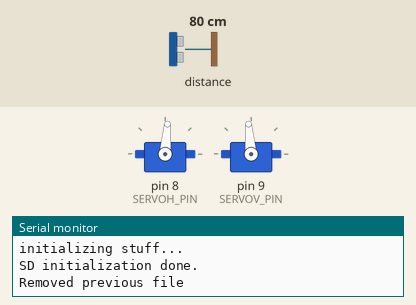
Simulated run of this sketch. Board: Arduino Uno, built with avr-gcc and run on an emulated ATmega328P. On the bench: 2 × servo, the last lines printed to the serial monitor. Inputs (shaded band) come from the test bench; at power-on: distance to the obstacle 80 cm. Storage starts empty.

Above: at 1.22 s.
At 35.4 s:
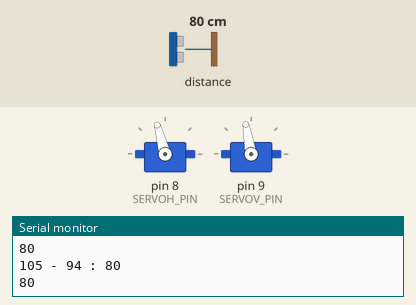
Timing chart, 0 to 40.0 s (numbered marks = the images above):
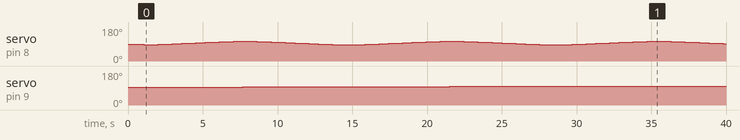

The sketch:

LIDAR_polygons_old.ino
```cpp
//Arduino LIDAR sensor to VRML
//Created by Fabien SANTOS-CESSAC

#include <Wire.h>
#include <LIDARLite.h>

#include <SD.h>
#include <Ethernet.h>
#include <SPI.h>
#include <math.h>

#include <Servo.h>

#define SERVOH_PIN 8  //Horizontal servo's pin
#define SERVOV_PIN 9  //Vertical servo's pin
#define SCAN_SPEED 15 //1 = fast, 10 = slow
#define SERVOH_MID 90
#define SERVOV_MID 95

/************ ETHERNET STUFF ************/
byte mac[] = { 0x90, 0xA2, 0xDA, 0x0E, 0xD1, 0x87 };
byte ip[] = { 169,254,28,77 };
EthernetServer server(80);


LIDARLite myLidarLite;
File myFile;
Servo servoH; //Horizontal servo  --min-mid-max: 0 -90-180  right - left
Servo servoV; //Vertical servo    --min-mid-max: 85-95-180  down  - up

float x = 0, y = 0, z = 0;
char vpoints = 0, hpoints = 0;


char vlow = 95, vhigh = 105, hright = 85, hleft = 105; //scan area
boolean crs = 0; //comma removal system =D
int zCenter = 0; //offset to center the object in the VRML viewer
int avgFilter = 0;
char palette[][16] = {"0.07 0.16 0.35,","0.14 0.30 0.65,","0.27 0.49 0.73,","0.30 0.40 0.29,","0.25 0.62 0.18"};
int nb_step = 5;
int zmin = 4000;
int zmax = 0;
boolean dir = 0;
int cmp = 0;
int temp = 0;
int pstep = 0;


void setup()
{
  // put your setup code here, to run once:
  Serial.begin(115200);
  delay(500);
  Serial.println("initializing stuff...");

  pinMode(10, OUTPUT);                       // set the SS pin as an output (necessary!)
  digitalWrite(10, HIGH);                    // but turn off the W5100 chip!


  if (!SD.begin(4)) {
    Serial.println("SD initialization failed!");
    while(1);
  }
  Serial.println("SD initialization done.");


  myFile = SD.open("LIDAR.wrl", FILE_WRITE);


  myLidarLite.begin();

  servoH.attach(SERVOH_PIN);
  servoV.attach(SERVOV_PIN);

  servoWrite('V',95);
  servoWrite('H',90);
  int d;
  for (int i = 0; i<15; i++) // take 15 dummy reading to "warm up" the sensor
  {
    d = (2*myLidarLite.distance()+8*d)/10;
    delay(5);
  }

  zCenter = d; //offset to center object in VRML viewer
  avgFilter = d;
}

void vrmlHeader()
{
  if (myFile)
  {
    myFile.println("#VRML V2.0 utf8");
    myFile.println("#Mr.Fab LIDAR\n");
    myFile.println("NavigationInfo {type \"EXAMINE\"}");
    myFile.println("Shape {");
    myFile.println("geometry IndexedFaceSet {");
    myFile.println("solid FALSE");
    myFile.println("coord Coordinate {");
    myFile.print("point [");
  }
}

void scan(char vl, char vh, char hl, char hh)//moves the servos and measures distance v:vertical, h: horizontal, l:low point, h: high point
{
  if(SD.remove("LIDAR.wrl"))//delete previous file (if any)
    Serial.println("Removed previous file");

  myFile = SD.open("LIDAR.wrl", FILE_WRITE);//open file for writing
  vrmlHeader();//write header

  vpoints = vh - vl + 1;//number of points per collumn
  hpoints = hh - hl + 1;//number of points per line
  int couleur [hpoints*vpoints];
  int colindex [6 * ((hpoints -1) * (vpoints -1) + 2) + 2 * hpoints * vpoints]; //nombre de coins dans les faces + espaces entre les faces

  for (int v=vl; v<vh+1; v +=1)
  {
    servoWrite('V',v);
    delay(20*SCAN_SPEED);

    if (!dir)//if dir = 0
    {
      for (int h=hl; h<hh+1; h +=1)//count up
      {
        servoWrite('H',h);
        delay(20*SCAN_SPEED);
        measureDist(v-5,h);//v is 5 degrees off => send the actual angle to measure function
      }
    }
    else
    {
      for (int h=hh; h>hl-1; h -=1)//count down
      {
        servoWrite('H',h);
        delay(20*SCAN_SPEED);
        measureDist(v-5,h);//v is 5 degrees off => send the actual angle to measure function
      }
    }
    if (z>zmax)
      zmax = z;
    if (z<zmin)
      zmin = z;
    pstep = (zmax - zmin)/nb_step;
    couleur [cmp]= z;
    cmp++;
    dir = !dir;//toggle dir
  }

  if (myFile)
  {
    myFile.println("         ]");//close point
    myFile.println("      }");//close Coordinate

    //       ### coordIndex [] TO MAKE TRIANGLES ###
    myFile.println("coordIndex [");
    for (int line = 0; line < vpoints-1; line++)
    {
      int k=0; //compte combien de cases de colindex sont remplies
      int offset = line * hpoints;
      for(int i = 1; i<hpoints; i++)
      {
        if (k != 0)
          colindex[k++]= 0;
        myFile.print(i + offset);
        colindex[k++] = i + offset;
        myFile.print(" ");
        myFile.print(2 * hpoints - i + offset);
        colindex[k++] = 2 * hpoints - i + offset;
        myFile.print(" ");
        myFile.print(2 * hpoints - i - 1 + offset);
        colindex[k++] = 2 * hpoints - i - 1 + offset;
        myFile.print(" ");
        myFile.print("-1, ");
        colindex[k++]= 0;
        //
        myFile.print(i - 1 + offset);
        colindex[k++] = i - 1 + offset;
        myFile.print(" ");
        myFile.print(i + offset);
        colindex[k++] = i + offset;
        myFile.print(" ");
        myFile.print(2 * hpoints - i + offset);
        colindex[k++] = 2 * hpoints - i + offset;
        myFile.print(" ");

        if((line == (vpoints - 2)) && (i == hpoints - 1))//Last Data Point ### UPDATE ###
          myFile.print("-1");
        else
          myFile.print("-1, ");
      }
    }
    myFile.println("]");
    //    ### coordIndex [] TO MAKE TRIANGLES ###

    //       ### color {} TO COLORIZE ###

    myFile.println("color Color {\n color[ ");
    myFile.print(palette[0]);
    myFile.print(palette[1]);
    myFile.print(palette[2]);
    myFile.print(palette[3]);
    myFile.print(palette[4]);
    myFile.println("]\n}\n");

    //    ### color {} TO COLORIZE ###

    //       ### colorIndex {} ###
    myFile.println("colorIndex [ ");
    for (int n=0; n < (hpoints * vpoints - 1); n++)
    {
        if (couleur[n] < (zmin + pstep))
          couleur[n]= 0;
        else if (couleur[n] < (zmin + pstep*2))
          couleur[n]= 1;
        else if (couleur[n] < (zmin + pstep*3))
          couleur[n]= 2;
        else if (couleur[n] < (zmin + pstep*4))
          couleur[n]= 3;
        else
          couleur[n]= 4;
    }
    for (int l=0; l <  (6 * ((hpoints -1) * (vpoints -1) + 2) + 2 * hpoints * vpoints - 1); l++)
    {
        colindex[l] = couleur[colindex[l]];
        myFile.print(colindex[l]);
        myFile.print(" ");
    }
    myFile.println("]");

    //    ### colorIndex {} ###
    myFile.println("colorPerVertex TRUE");
    myFile.println("   }\n}");
    myFile.close();
  }
}

void servoWrite(char c, int pos)
{
  if((c == 'H') || (c == 'h'))//Horizontal servo
    servoH.write(pos);
  else if ((c == 'V') || (c == 'v'))//Vertical servo
  {
    if(pos < 85)
      pos = 85;
    servoV.write(pos);
  }
}

void measureDist(int v, int h)//measure distance and store it to SD card
{
  int d = myLidarLite.distance();

  if(abs(d-avgFilter)>500)//if the new value sticks out too much (over 5 meters from the previous values)
    d = avgFilter;
  avgFilter = (avgFilter*8 + 2*d)/10;

  Serial.print(h);
  Serial.print(" - ");
  Serial.print(v);
  Serial.print(" : ");
  spatialTransform(v,h,d);

  Serial.println(d);
  Serial.println(avgFilter);
  if (myFile)
  {
    myFile.print("\t");
    myFile.print(-x);
    myFile.print("\t");
    myFile.print(y);
    myFile.print("\t");
    myFile.print(-z+zCenter);//put central point in the 0,0,0 position

    if(((h == hleft)||(h == hright)) && (v == (vhigh-5)))//Last Data Point ### UPDATE ###
    {
      if(crs)
        delay(1);//no damn comma
      else
        crs = 1;//arm comma removal system
    }
    else
      myFile.print(",");
  }
  else
    Serial.println("error opening file");
}

void spatialTransform(int v, int h, int d)//transform polar coordinates to cartesian ones
{
  //use global variable to pass result back to parent function
  //slight fluctuations at v = 90

float tmp = pow(d,3)/(1+pow(tan((h-90)*2*PI/360.0),3)+pow(tan((v-90)*2*PI/360.0),3));

if(tmp>0)
  z = pow(tmp,1.0/3.0);//don't mirror object
else
  z = -pow(-tmp,1.0/3.0);//don't mirror object

tmp = pow(d,3)-pow(z,3)*(1+pow(tan((h-90)*2*PI/360.0),3));
if(tmp>0)
  y = pow(tmp,1.0/3.0);//don't mirror object
else
  y = -pow(-tmp,1.0/3.0);//don't mirror object

tmp = pow(d,3)-pow(z,3)-pow(y,3);
if(tmp>0)
  x = pow(tmp,1.0/3.0);//don't mirror object
else
  x = -pow(-tmp,1.0/3.0);//don't mirror object
x = -x;
z = -z;
}

void loop()
{
  scan(vlow, vhigh, hright, hleft);
  Serial.println("done");
  while(1)
    delay(100);

}
```

Measured:
- by itself, servo on pin 9 (SERVOV_PIN): moves from 95° to 100° over 27.7 s
